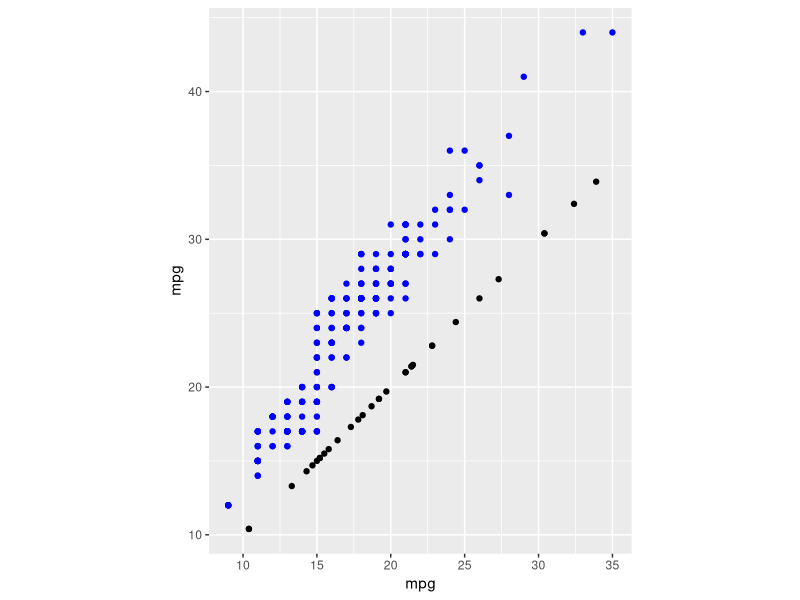

Write the R code that produced this figure. (Note: this script raises an error after producing the figure.)
## ---- chunk 1
knitr::opts_chunk$set(echo = TRUE)
options(tidyverse.quiet = TRUE)
## ---- chunk 2
library(tidyverse)
## ---- chunk 3
library(ggplot2)
p1 <- ggplot() + 
  geom_point(data = mtcars,
             aes(mpg, mpg))

p2 <- ggplot() + 
  geom_point(aes(cty, hwy),
             data = mpg,
             color = "blue")


ggplot() + 
  p1$layers + 
  p2$layers + 
  coord_equal()


library(ggplot2)
p3 <- ggplot(data = mtcars) + 
  geom_point(aes(mpg, mpg))

ggplot() + 
  p3$layers

p3$layers$geom_point$data <- p3$data

ggplot() + 
  p3$layers

p4 <- ggplot(data = mtcars) + 
  aes(cty, hwy) +
  geom_point()

ggplot() +
  p4$layers

p4$layers$geom_point$data <- p4$data

p1$layers$mapping <- p4$mapping
p4$layers$geom_point <- p4$mapping

ggplot() +
  p4$layers
